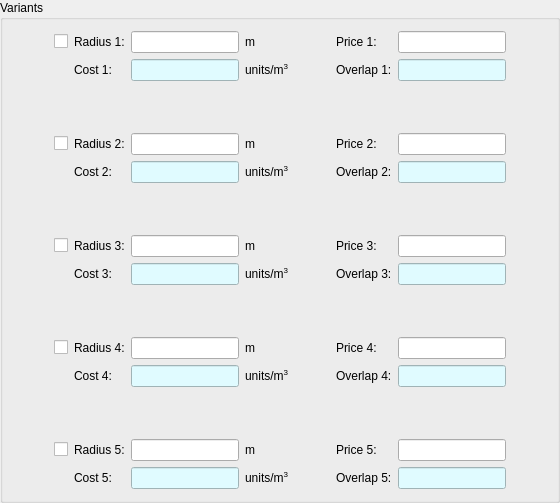
            <widget class="QGroupBox" name="gb3dVariants">
             <property name="sizePolicy">
              <sizepolicy hsizetype="Preferred" vsizetype="Fixed">
               <horstretch>0</horstretch>
               <verstretch>0</verstretch>
              </sizepolicy>
             </property>
             <property name="minimumSize">
              <size>
               <width>0</width>
               <height>352</height>
              </size>
             </property>
             <property name="title">
              <string>Variants</string>
             </property>
             <layout class="QHBoxLayout" name="horizontalLayout_3">
              <item>
               <spacer name="horizontalSpacer_5">
                <property name="orientation">
                 <enum>Qt::Horizontal</enum>
                </property>
                <property name="sizeHint" stdset="0">
                 <size>
                  <width>40</width>
                  <height>20</height>
                 </size>
                </property>
               </spacer>
              </item>
              <item>
               <layout class="QGridLayout" name="grl3dVariantsRadius">
                <item row="0" column="0">
                 <widget class="QCheckBox" name="chb3dVariants1">
                  <property name="enabled">
                   <bool>true</bool>
                  </property>
                  <property name="text">
                   <string/>
                  </property>
                  <property name="checkable">
                   <bool>true</bool>
                  </property>
                 </widget>
                </item>
                <item row="8" column="2">
                 <spacer name="verticalSpacer_18">
                  <property name="orientation">
                   <enum>Qt::Vertical</enum>
                  </property>
                  <property name="sizeHint" stdset="0">
                   <size>
                    <width>20</width>
                    <height>40</height>
                   </size>
                  </property>
                 </spacer>
                </item>
                <item row="7" column="2">
                 <widget class="QLineEdit" name="tb3dVariantCost3">
                  <property name="styleSheet">
                   <string notr="true">background-color: rgb(224, 251, 255);</string>
                  </property>
                  <property name="readOnly">
                   <bool>true</bool>
                  </property>
                 </widget>
                </item>
                <item row="7" column="1">
                 <widget class="QLabel" name="label_71">
                  <property name="text">
                   <string>Cost 3:</string>
                  </property>
                 </widget>
                </item>
                <item row="6" column="2">
                 <widget class="QLineEdit" name="tb3dVariantRadius3"/>
                </item>
                <item row="6" column="1">
                 <widget class="QLabel" name="label_72">
                  <property name="text">
                   <string>Radius 3:</string>
                  </property>
                 </widget>
                </item>
                <item row="5" column="2">
                 <spacer name="verticalSpacer_19">
                  <property name="orientation">
                   <enum>Qt::Vertical</enum>
                  </property>
                  <property name="sizeHint" stdset="0">
                   <size>
                    <width>20</width>
                    <height>40</height>
                   </size>
                  </property>
                 </spacer>
                </item>
                <item row="4" column="2">
                 <widget class="QLineEdit" name="tb3dVariantCost2">
                  <property name="styleSheet">
                   <string notr="true">background-color: rgb(224, 251, 255);</string>
                  </property>
                  <property name="readOnly">
                   <bool>true</bool>
                  </property>
                 </widget>
                </item>
                <item row="4" column="1">
                 <widget class="QLabel" name="label_73">
                  <property name="text">
                   <string>Cost 2:</string>
                  </property>
                 </widget>
                </item>
                <item row="3" column="2">
                 <widget class="QLineEdit" name="tb3dVariantRadius2"/>
                </item>
                <item row="3" column="1">
                 <widget class="QLabel" name="label_74">
                  <property name="text">
                   <string>Radius 2:</string>
                  </property>
                 </widget>
                </item>
                <item row="2" column="2">
                 <spacer name="verticalSpacer_20">
                  <property name="orientation">
                   <enum>Qt::Vertical</enum>
                  </property>
                  <property name="sizeHint" stdset="0">
                   <size>
                    <width>20</width>
                    <height>40</height>
                   </size>
                  </property>
                 </spacer>
                </item>
                <item row="1" column="2">
                 <widget class="QLineEdit" name="tb3dVariantCost1">
                  <property name="styleSheet">
                   <string notr="true">background-color: rgb(224, 251, 255);</string>
                  </property>
                  <property name="readOnly">
                   <bool>true</bool>
                  </property>
                 </widget>
                </item>
                <item row="1" column="1">
                 <widget class="QLabel" name="label_75">
                  <property name="text">
                   <string>Cost 1:</string>
                  </property>
                 </widget>
                </item>
                <item row="0" column="2">
                 <widget class="QLineEdit" name="tb3dVariantRadius1"/>
                </item>
                <item row="0" column="1">
                 <widget class="QLabel" name="label_76">
                  <property name="text">
                   <string>Radius 1:</string>
                  </property>
                 </widget>
                </item>
                <item row="9" column="1">
                 <widget class="QLabel" name="label_77">
                  <property name="text">
                   <string>Radius 4:</string>
                  </property>
                 </widget>
                </item>
                <item row="1" column="3">
                 <widget class="QLabel" name="label_78">
                  <property name="text">
                   <string>&lt;html&gt;&lt;head/&gt;&lt;body&gt;&lt;p&gt;units/m&lt;span style=&quot; vertical-align:super;&quot;&gt;3&lt;/span&gt;&lt;/p&gt;&lt;/body&gt;&lt;/html&gt;</string>
                  </property>
                 </widget>
                </item>
                <item row="10" column="2">
                 <widget class="QLineEdit" name="tb3dVariantCost4">
                  <property name="styleSheet">
                   <string notr="true">background-color: rgb(224, 251, 255);</string>
                  </property>
                  <property name="readOnly">
                   <bool>true</bool>
                  </property>
                 </widget>
                </item>
                <item row="3" column="3">
                 <widget class="QLabel" name="label_79">
                  <property name="text">
                   <string>m</string>
                  </property>
                 </widget>
                </item>
                <item row="10" column="1">
                 <widget class="QLabel" name="label_80">
                  <property name="text">
                   <string>Cost 4:</string>
                  </property>
                 </widget>
                </item>
                <item row="11" column="2">
                 <spacer name="verticalSpacer_21">
                  <property name="orientation">
                   <enum>Qt::Vertical</enum>
                  </property>
                  <property name="sizeHint" stdset="0">
                   <size>
                    <width>20</width>
                    <height>40</height>
                   </size>
                  </property>
                 </spacer>
                </item>
                <item row="0" column="3">
                 <widget class="QLabel" name="label_81">
                  <property name="text">
                   <string>m</string>
                  </property>
                 </widget>
                </item>
                <item row="9" column="2">
                 <widget class="QLineEdit" name="tb3dVariantRadius4"/>
                </item>
                <item row="12" column="1">
                 <widget class="QLabel" name="label_82">
                  <property name="text">
                   <string>Radius 5:</string>
                  </property>
                 </widget>
                </item>
                <item row="12" column="2">
                 <widget class="QLineEdit" name="tb3dVariantRadius5"/>
                </item>
                <item row="14" column="1">
                 <widget class="QLabel" name="label_83">
                  <property name="text">
                   <string>Cost 5:</string>
                  </property>
                 </widget>
                </item>
                <item row="14" column="2">
                 <widget class="QLineEdit" name="tb3dVariantCost5">
                  <property name="styleSheet">
                   <string notr="true">background-color: rgb(224, 251, 255);</string>
                  </property>
                  <property name="readOnly">
                   <bool>true</bool>
                  </property>
                 </widget>
                </item>
                <item row="6" column="3">
                 <widget class="QLabel" name="label_84">
                  <property name="text">
                   <string>m</string>
                  </property>
                 </widget>
                </item>
                <item row="9" column="3">
                 <widget class="QLabel" name="label_87">
                  <property name="text">
                   <string>m</string>
                  </property>
                 </widget>
                </item>
                <item row="12" column="3">
                 <widget class="QLabel" name="label_89">
                  <property name="text">
                   <string>m</string>
                  </property>
                 </widget>
                </item>
                <item row="4" column="3">
                 <widget class="QLabel" name="label_86">
                  <property name="text">
                   <string>&lt;html&gt;&lt;head/&gt;&lt;body&gt;&lt;p&gt;units/m&lt;span style=&quot; vertical-align:super;&quot;&gt;3&lt;/span&gt;&lt;/p&gt;&lt;/body&gt;&lt;/html&gt;</string>
                  </property>
                 </widget>
                </item>
                <item row="7" column="3">
                 <widget class="QLabel" name="label_100">
                  <property name="text">
                   <string>&lt;html&gt;&lt;head/&gt;&lt;body&gt;&lt;p&gt;units/m&lt;span style=&quot; vertical-align:super;&quot;&gt;3&lt;/span&gt;&lt;/p&gt;&lt;/body&gt;&lt;/html&gt;</string>
                  </property>
                 </widget>
                </item>
                <item row="10" column="3">
                 <widget class="QLabel" name="label_101">
                  <property name="text">
                   <string>&lt;html&gt;&lt;head/&gt;&lt;body&gt;&lt;p&gt;units/m&lt;span style=&quot; vertical-align:super;&quot;&gt;3&lt;/span&gt;&lt;/p&gt;&lt;/body&gt;&lt;/html&gt;</string>
                  </property>
                 </widget>
                </item>
                <item row="14" column="3">
                 <widget class="QLabel" name="label_102">
                  <property name="text">
                   <string>&lt;html&gt;&lt;head/&gt;&lt;body&gt;&lt;p&gt;units/m&lt;span style=&quot; vertical-align:super;&quot;&gt;3&lt;/span&gt;&lt;/p&gt;&lt;/body&gt;&lt;/html&gt;</string>
                  </property>
                 </widget>
                </item>
                <item row="3" column="0">
                 <widget class="QCheckBox" name="chb3dVariants2">
                  <property name="enabled">
                   <bool>true</bool>
                  </property>
                  <property name="text">
                   <string/>
                  </property>
                  <property name="checkable">
                   <bool>true</bool>
                  </property>
                 </widget>
                </item>
                <item row="6" column="0">
                 <widget class="QCheckBox" name="chb3dVariants3">
                  <property name="enabled">
                   <bool>true</bool>
                  </property>
                  <property name="text">
                   <string/>
                  </property>
                  <property name="checkable">
                   <bool>true</bool>
                  </property>
                 </widget>
                </item>
                <item row="9" column="0">
                 <widget class="QCheckBox" name="chb3dVariants4">
                  <property name="enabled">
                   <bool>true</bool>
                  </property>
                  <property name="text">
                   <string/>
                  </property>
                  <property name="checkable">
                   <bool>true</bool>
                  </property>
                 </widget>
                </item>
                <item row="12" column="0">
                 <widget class="QCheckBox" name="chb3dVariants5">
                  <property name="enabled">
                   <bool>true</bool>
                  </property>
                  <property name="text">
                   <string/>
                  </property>
                  <property name="checkable">
                   <bool>true</bool>
                  </property>
                 </widget>
                </item>
               </layout>
              </item>
              <item>
               <spacer name="horizontalSpacer_6">
                <property name="orientation">
                 <enum>Qt::Horizontal</enum>
                </property>
                <property name="sizeHint" stdset="0">
                 <size>
                  <width>40</width>
                  <height>20</height>
                 </size>
                </property>
               </spacer>
              </item>
              <item>
               <layout class="QFormLayout" name="grl3dVariantsPrice">
                <property name="fieldGrowthPolicy">
                 <enum>QFormLayout::AllNonFixedFieldsGrow</enum>
                </property>
                <item row="0" column="0">
                 <widget class="QLabel" name="label_90">
                  <property name="text">
                   <string>Price 1:</string>
                  </property>
                 </widget>
                </item>
                <item row="0" column="1">
                 <widget class="QLineEdit" name="tb3dVariantPrice1"/>
                </item>
                <item row="1" column="0">
                 <widget class="QLabel" name="label_91">
                  <property name="text">
                   <string>Overlap 1:</string>
                  </property>
                 </widget>
                </item>
                <item row="1" column="1">
                 <widget class="QLineEdit" name="tb3dVariantOverlap1">
                  <property name="styleSheet">
                   <string notr="true">background-color: rgb(224, 251, 255);</string>
                  </property>
                  <property name="readOnly">
                   <bool>true</bool>
                  </property>
                 </widget>
                </item>
                <item row="3" column="0">
                 <widget class="QLabel" name="label_92">
                  <property name="text">
                   <string>Price 2:</string>
                  </property>
                 </widget>
                </item>
                <item row="3" column="1">
                 <widget class="QLineEdit" name="tb3dVariantPrice2"/>
                </item>
                <item row="4" column="0">
                 <widget class="QLabel" name="label_93">
                  <property name="text">
                   <string>Overlap 2:</string>
                  </property>
                 </widget>
                </item>
                <item row="4" column="1">
                 <widget class="QLineEdit" name="tb3dVariantOverlap2">
                  <property name="styleSheet">
                   <string notr="true">background-color: rgb(224, 251, 255);</string>
                  </property>
                  <property name="readOnly">
                   <bool>true</bool>
                  </property>
                 </widget>
                </item>
                <item row="6" column="0">
                 <widget class="QLabel" name="label_94">
                  <property name="text">
                   <string>Price 3:</string>
                  </property>
                 </widget>
                </item>
                <item row="6" column="1">
                 <widget class="QLineEdit" name="tb3dVariantPrice3"/>
                </item>
                <item row="7" column="0">
                 <widget class="QLabel" name="label_95">
                  <property name="text">
                   <string>Overlap 3:</string>
                  </property>
                 </widget>
                </item>
                <item row="7" column="1">
                 <widget class="QLineEdit" name="tb3dVariantOverlap3">
                  <property name="styleSheet">
                   <string notr="true">background-color: rgb(224, 251, 255);</string>
                  </property>
                  <property name="readOnly">
                   <bool>true</bool>
                  </property>
                 </widget>
                </item>
                <item row="9" column="0">
                 <widget class="QLabel" name="label_96">
                  <property name="text">
                   <string>Price 4:</string>
                  </property>
                 </widget>
                </item>
                <item row="9" column="1">
                 <widget class="QLineEdit" name="tb3dVariantPrice4"/>
                </item>
                <item row="10" column="0">
                 <widget class="QLabel" name="label_97">
                  <property name="text">
                   <string>Overlap 4:</string>
                  </property>
                 </widget>
                </item>
                <item row="10" column="1">
                 <widget class="QLineEdit" name="tb3dVariantOverlap4">
                  <property name="styleSheet">
                   <string notr="true">background-color: rgb(224, 251, 255);</string>
                  </property>
                  <property name="readOnly">
                   <bool>true</bool>
                  </property>
                 </widget>
                </item>
                <item row="12" column="0">
                 <widget class="QLabel" name="label_98">
                  <property name="text">
                   <string>Price 5:</string>
                  </property>
                 </widget>
                </item>
                <item row="12" column="1">
                 <widget class="QLineEdit" name="tb3dVariantPrice5"/>
                </item>
                <item row="13" column="0">
                 <widget class="QLabel" name="label_99">
                  <property name="text">
                   <string>Overlap 5:</string>
                  </property>
                 </widget>
                </item>
                <item row="13" column="1">
                 <widget class="QLineEdit" name="tb3dVariantOverlap5">
                  <property name="styleSheet">
                   <string notr="true">background-color: rgb(224, 251, 255);</string>
                  </property>
                  <property name="readOnly">
                   <bool>true</bool>
                  </property>
                 </widget>
                </item>
                <item row="2" column="1">
                 <spacer name="verticalSpacer_22">
                  <property name="orientation">
                   <enum>Qt::Vertical</enum>
                  </property>
                  <property name="sizeHint" stdset="0">
                   <size>
                    <width>20</width>
                    <height>40</height>
                   </size>
                  </property>
                 </spacer>
                </item>
                <item row="5" column="1">
                 <spacer name="verticalSpacer_27">
                  <property name="orientation">
                   <enum>Qt::Vertical</enum>
                  </property>
                  <property name="sizeHint" stdset="0">
                   <size>
                    <width>20</width>
                    <height>40</height>
                   </size>
                  </property>
                 </spacer>
                </item>
                <item row="8" column="1">
                 <spacer name="verticalSpacer_28">
                  <property name="orientation">
                   <enum>Qt::Vertical</enum>
                  </property>
                  <property name="sizeHint" stdset="0">
                   <size>
                    <width>20</width>
                    <height>40</height>
                   </size>
                  </property>
                 </spacer>
                </item>
                <item row="11" column="1">
                 <spacer name="verticalSpacer_29">
                  <property name="orientation">
                   <enum>Qt::Vertical</enum>
                  </property>
                  <property name="sizeHint" stdset="0">
                   <size>
                    <width>20</width>
                    <height>40</height>
                   </size>
                  </property>
                 </spacer>
                </item>
               </layout>
              </item>
              <item>
               <spacer name="horizontalSpacer_7">
                <property name="orientation">
                 <enum>Qt::Horizontal</enum>
                </property>
                <property name="sizeHint" stdset="0">
                 <size>
                  <width>40</width>
                  <height>20</height>
                 </size>
                </property>
               </spacer>
              </item>
             </layout>
            </widget>
